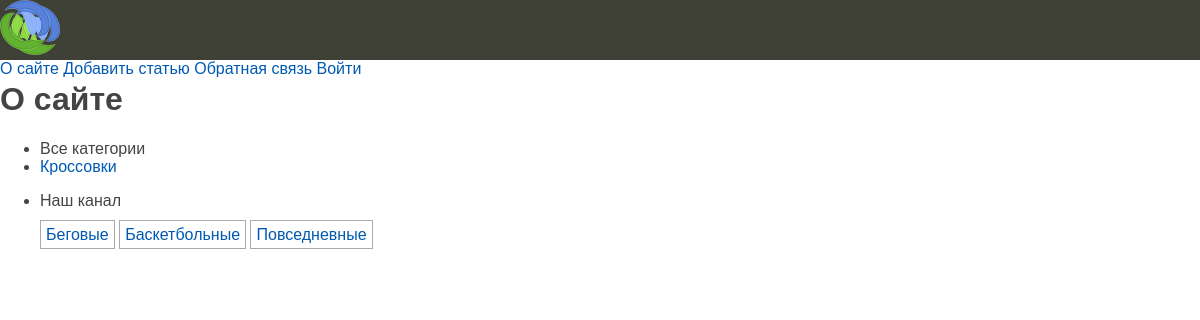
Screenshot of /shoes/about/ with the database file from the repository.
### shoes/models.py (models this page shows, shortened)
class Category(models.Model):
    name = models.CharField(max_length=100, db_index=True, verbose_name="Категория")
    slug = models.SlugField(max_length=255, unique=True, db_index=True)
    def get_absolute_url(self):
        return reverse('category', kwargs={'cat_slug': self.slug})
    class Meta:
        verbose_name = 'Категория'
        verbose_name_plural = 'Категории'

class TagPost(models.Model):
    tag = models.CharField(max_length=100, db_index=True)
    slug = models.SlugField(max_length=255, unique=True, db_index=True)
    def get_absolute_url(self):
        return reverse('tag', kwargs={'tag_slug': self.slug})

### shoes/views.py (the view)
# urls.py: path('about/', views.about, name='about'),
def about(request):
    return render(request, 'shoes/about.html', {'title': 'О сайте', 'menu': menu})

### shoes/templatetags/shoes_tags.py (called while the page is built)
@register.inclusion_tag('shoes/list_categories.html')
def show_categories(cat_selected_id=0):
    cats = Category.objects.annotate(total=Count("posts")).filter(total__gt=0)
    return {"cats": cats, "cat_selected": cat_selected_id}

@register.inclusion_tag('shoes/list_tags.html')
def show_all_tags():
    return {"tags": TagPost.objects.all()}

### shoes/templates/shoes/about.html (shortened to what this page needs)
{% extends 'base.html' %}

### shoes/templates/shoes/list_categories.html
{% for cat in cats %}
    {% if cat.id == cat_selected %}
        <li class="selected">{{cat.name}}</li>
    {% else %}
        <li><a href="{{ cat.get_absolute_url }}">{{cat.name}}</a></li>
    {% endif %}
{% endfor %}

### shoes/templates/shoes/list_tags.html
{% if tags %}
<ul class="tags-list">
    {% for t in tags %}
    <li><a href="{{ t.get_absolute_url }}">{{ t.tag }}</a></li>
    {% endfor %}
</ul>
{% endif %}

### shoes/static/shoes/css/styles.css (style rules this page uses)
html, body { font-family: 'Arial'; margin: 0; padding: 0; height: 100%; width: 100%; color: #444; }
a { color: #0059b2; text-decoration: none; }
ul.tags-list { width: 100%; margin: 0; padding: 0; list-style: none; }
ul.tags-list li { margin: 0; padding: 0 0 10px; display: inline-block; }
ul.tags-list li a { padding: 5px; font-size: 16px; border: 1px solid #aaa; }

### rows the page displays
Category: name "Кроссовки"
TagPost: tag "Беговые"
TagPost: tag "Баскетбольные"
TagPost: tag "Повседневные"

### other values shown
{{ item.title }} "О сайте" "Добавить статью" "Обратная связь" "Войти"
{{ title }} "О сайте"
